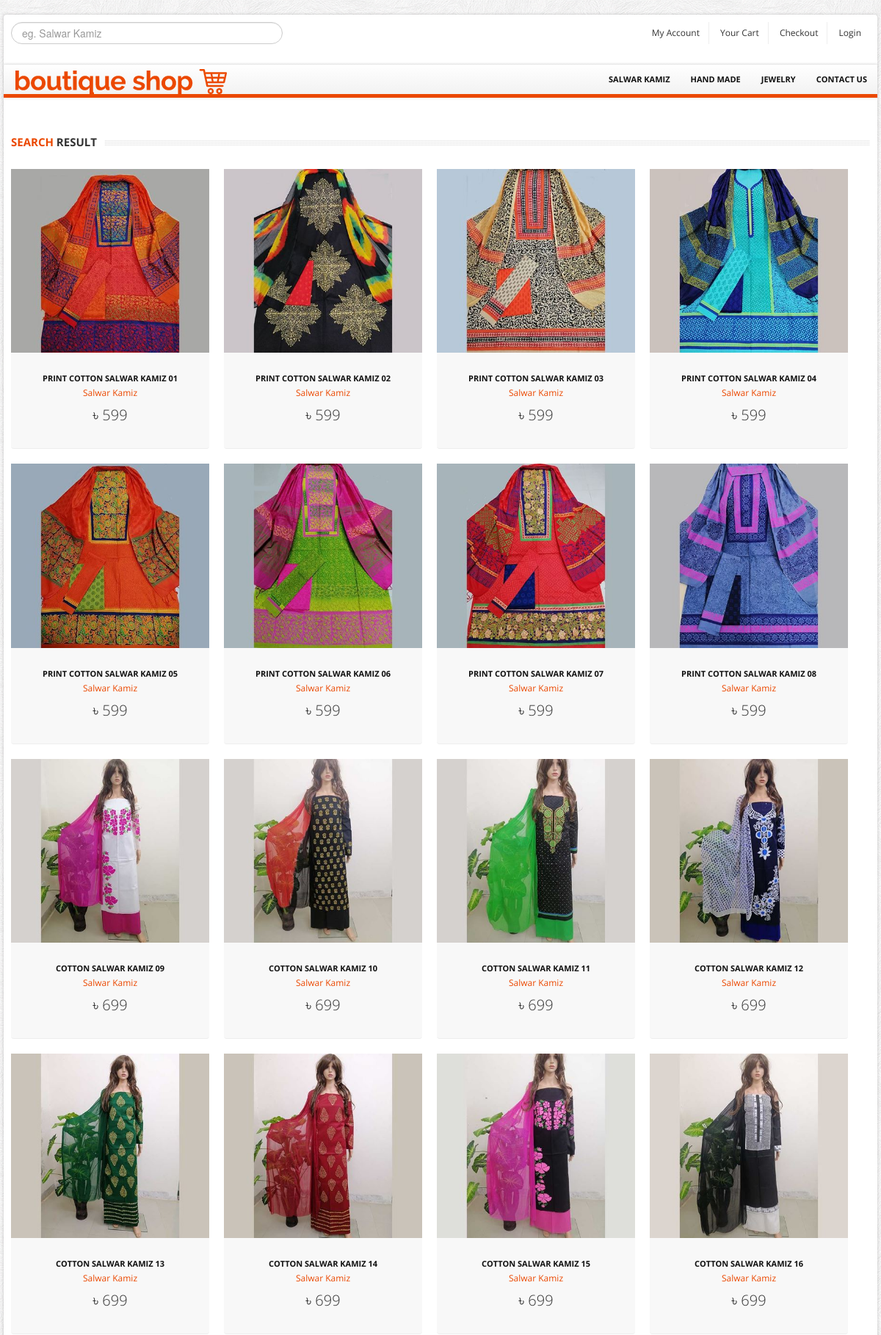
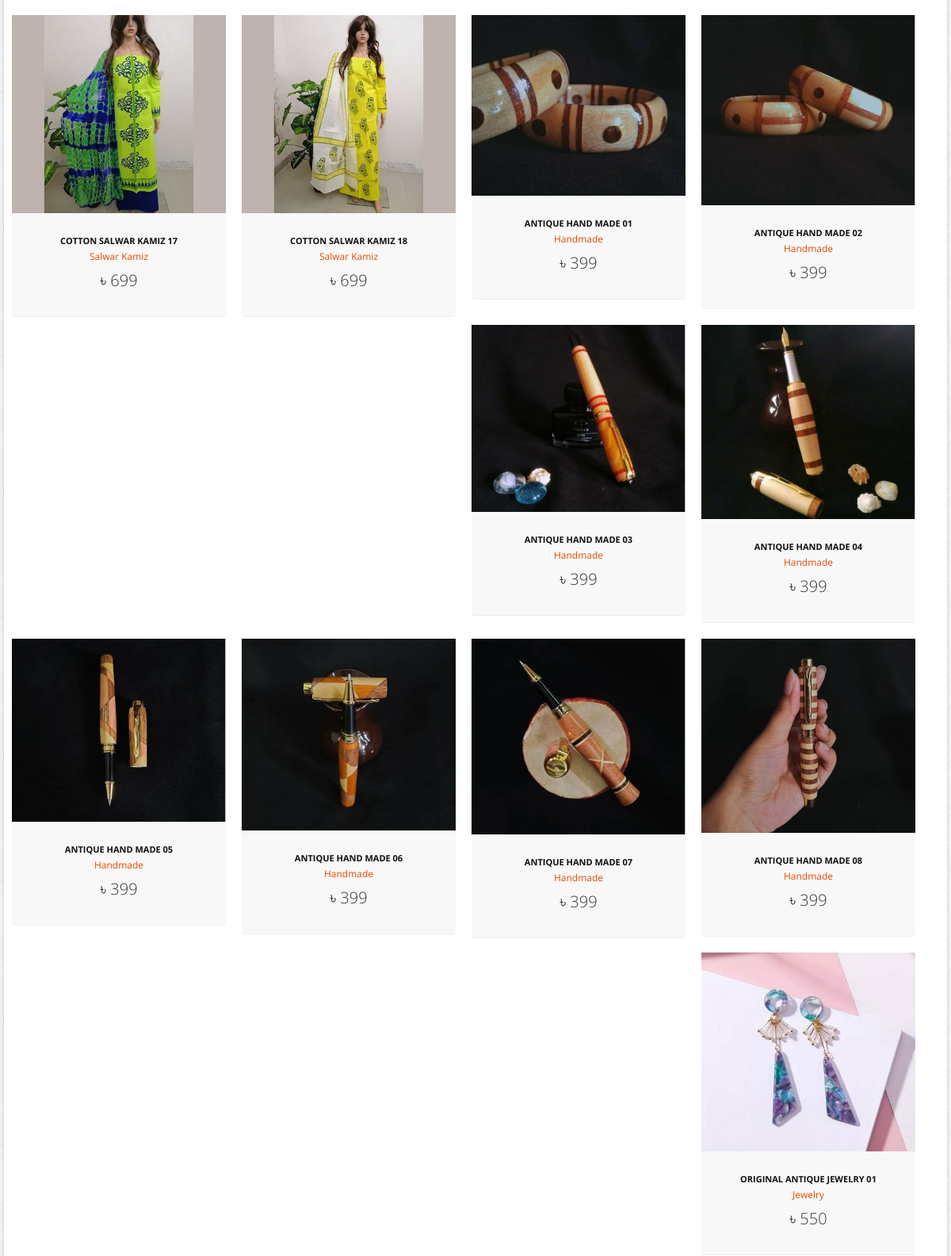
Screenshot of /search.php (upper part) with the database file from the repository (2 pictures, top to bottom).
### tables this page shows
CREATE TABLE `product` (
  `id` int(11) NOT NULL,
  `name` varchar(100) NOT NULL,
  `description` text NOT NULL,
  `price` varchar(10) NOT NULL,
  `category` varchar(20) NOT NULL,
  `photo` text NOT NULL
);

### search.php (the view, shortened to what this page needs)
<?php
	$search = $_GET['search'];
	include 'db.php';
    $query              = "SELECT * FROM product WHERE name like '%$search%' OR category like '%$search%'";
    $stmt               = $db->prepare($query);
    $result             = $stmt->execute();
?>
<!DOCTYPE html>
<html lang="en">
	<head>
		<link href="bootstrap/css/bootstrap.min.css" rel="stylesheet">
		<link href="bootstrap/css/bootstrap-responsive.min.css" rel="stylesheet">
		<link href="themes/css/bootstrappage.css" rel="stylesheet"/>
		<link href="themes/css/flexslider.css" rel="stylesheet"/>
		<link href="themes/css/main.css" rel="stylesheet"/>
	</head>
    <body>
		<div id="top-bar" class="container">
			<div class="row">
				<div class="span4" style="color: #000;">
					<form method="get" action="search.php">
						<input type="text" name="search" class="input-block-level search-query" Placeholder="eg. Salwar Kamiz">
					</form>
				</div>
				<div class="span8">
					<div class="account pull-right">
						<ul class="user-menu">
							<li><a href="profile.php">My Account</a></li>
							<li><a href="cart.php">Your Cart</a></li>
							<li><a href="checkout.php">Checkout</a></li>
							<li><a href="register.php">Login</a></li>
						</ul>
					</div>
				</div>
			</div>
		</div>
		<div id="wrapper" class="container">
			<section class="navbar main-menu">
				<div class="navbar-inner main-menu">
					<a href="index.php" class="logo pull-left"><img src="themes/images/logo.png" class="site_logo" alt=""></a>
					<nav id="menu" class="pull-right">
						<ul>
							<li><a href="salwar_kamiz.php">Salwar Kamiz</a></li>
							<li><a href="hand_made.php">Hand Made</a></li>
							<li><a href="jewelry.php">Jewelry</a></li>
							<li><a href="contact.php">Contact Us</a></li>
						</ul>
					</nav>
				</div>
			</section>
			<br><br>
			<section class="main-content">
				<div class="row">
					<div class="span12">
						<div class="row">
							<div class="span12">
								<h4 class="title">
									<span class="pull-left"><span class="text"><span class="line"><strong>Search </strong>Result</span></span></span>
								</h4>
								<div class="myCarousel carousel slide">
									<div class="carousel-inner">
										<div class="active item">
											<ul class="thumbnails">									<?php while($row  = $stmt->fetch()){?>
												<li class="span3">
													<div class="product-box">
														<span class="sale_tag"></span>
														<p><a href="product_details.php?pid=<?php echo $row['id'];?>"><img src="admin/assets/product-image/<?php echo $row['photo'];?>" alt="" /></a></p>
														<a href="product_details.php?pid=<?php echo $row['id'];?>" class="title"><?php echo $row['name'];?></a><br/>
														<a href="product_details.php?pid=<?php echo $row['id'];?>" class="category"><?php echo $row['category'];?></a>
														<p class="price">৳ <?php echo $row['price'];?></p>
													</div>
												</li>
												<?php } ?>
											</ul>
										</div>
									</div>
								</div>
							</div>
						</div>
					</div>
				</div>
			</section>
		</div>
    </body>
</html>

### themes/css/main.css (style rules this page uses)
body { font-size: 12px; font-family: 'Open Sans', arial, tahoma, sans-serif; background:url(../images/bg.png) repeat 0 0 fixed; }
label, input, button, select, textarea { font-size: 12px; }
ul li a,a { color:#333; outline:0; -webkit-transition: all 0.2s linear; -moz-transition: all 0.2s linear; -o-transition: all 0.2s linear; -ms-transition: all 0.2s linear; transition: all 0.2s linear; }
a { color:#eb4800; }
.myCarousel.carousel { margin-bottom:0; }
#wrapper,#top-bar { background: #fff; margin: 20px auto 20px auto; box-shadow: 0px 0px 4px 0px rgba(0, 0, 0, 0.2); -moz-box-shadow: 0px 0px 4px 0px rgba(0, 0, 0, 0.2); -webkit-box-shadow: 0px 0px 4px 0px rgba(0, 0, 0, 0.2); padding:0px 10px; }
section.homepage-slider, section.navbar, section.google_map, section#footer-bar, section#copyright { margin-left: -10px; margin-right: -10px; }
#top-bar { background-color:#fff; padding:10px; margin: 20px auto -22px auto; -webkit-border-radius: 4px; -moz-border-radius: 4px; border-radius: 4px; }
#top-bar .user-menu { margin: 0; padding: 0; list-style: none; }
#top-bar .user-menu li { display: inline-block; *display: inline; zoom: 1; border-right: 1px solid #eee; padding: 5px 12px; }
#top-bar .user-menu li:last-child { border-right:0; }
section.navbar { margin-bottom:0; }
.navbar-inner.main-menu { height: 40px; padding-left:10px; padding-right:0; border-right: 0; border-left: 0; border-top: 0; border-bottom:5px solid #eb4800; -webkit-border-radius: 0; -moz-border-radius: 0; border-radius: 0; filter: none; }
.navbar-inner.main-menu a.logo { position:absolute; }
#menu > ul { display: block; margin-left:0; }
#menu > ul > li { list-style: none; float: left; position: relative; margin-right: 0px; }
#menu > ul > li > a { font-size: 11px; color: #111; display: block; text-transform: uppercase; font-weight: bold; text-align: center; padding: 10px 14px; }
.product-box { text-align:center; padding-bottom:15px; position: relative; background-color:#f8f8f8; border-radius: 4px; -moz-border-radius: 4px; -webkit-border-radius: 4px; border-bottom:1px solid #eee; }
.product-box span.sale_tag { background: url(../images/sprites.png) no-repeat scroll 0 0 transparent; height: 54px; position: absolute; width: 55px; z-index: 100; top:0; left:0; }
.product-box img { overflow:hidden; }
.product-box a.title { text-transform:uppercase; color:#111111; display:inline-block; font-weight:bold; font-size:11px; margin:15px 0 0px 0; }
.product-box a.category { color:#eb4800; }
.product-box p.price { font-size:20px; font-weight:300; padding:10px 0; }
h4.title { background: url(../images/line_bar.png) 0 8px repeat-x; padding-bottom:5px; margin-bottom:15px; overflow:hidden; text-transform:uppercase; font-size:15px; min-height:27px; width:100%; }
h4.title strong { color:#eb4800; }
h4.title span.text { background-color:#fff; padding-right:10px; }
._toggleMenu a { color:#fff; text-indent:10px; padding:5px 0; display:block; width:100%; }
._toggleMenu ul > li { text-transform:uppercase; }

### rows the page displays
product: photo (picture), name "PRINT COTTON SALWAR KAMIZ 01", category "Salwar Kamiz", price "599"
product: photo (picture), name "PRINT COTTON SALWAR KAMIZ 02", category "Salwar Kamiz", price "599"
product: photo (picture), name "PRINT COTTON SALWAR KAMIZ 03", category "Salwar Kamiz", price "599"
product: photo (picture), name "PRINT COTTON SALWAR KAMIZ 04", category "Salwar Kamiz", price "599"
product: photo (picture), name "PRINT COTTON SALWAR KAMIZ 05", category "Salwar Kamiz", price "599"
product: photo (picture), name "PRINT COTTON SALWAR KAMIZ 06", category "Salwar Kamiz", price "599"
product: photo (picture), name "PRINT COTTON SALWAR KAMIZ 07", category "Salwar Kamiz", price "599"
product: photo (picture), name "PRINT COTTON SALWAR KAMIZ 08", category "Salwar Kamiz", price "599"
product: photo (picture), name "COTTON SALWAR KAMIZ 09", category "Salwar Kamiz", price "699"
product: photo (picture), name "COTTON SALWAR KAMIZ 10", category "Salwar Kamiz", price "699"
product: photo (picture), name "COTTON SALWAR KAMIZ 11", category "Salwar Kamiz", price "699"
product: photo (picture), name "COTTON SALWAR KAMIZ 12", category "Salwar Kamiz", price "699"
product: photo (picture), name "COTTON SALWAR KAMIZ 13", category "Salwar Kamiz", price "699"
product: photo (picture), name "COTTON SALWAR KAMIZ 14", category "Salwar Kamiz", price "699"
product: photo (picture), name "COTTON SALWAR KAMIZ 15", category "Salwar Kamiz", price "699"
product: photo (picture), name "COTTON SALWAR KAMIZ 16", category "Salwar Kamiz", price "699"
product: photo (picture), name "COTTON SALWAR KAMIZ 17", category "Salwar Kamiz", price "699"
product: photo (picture), name "COTTON SALWAR KAMIZ 18", category "Salwar Kamiz", price "699"
product: photo (picture), name "ANTIQUE HAND MADE 01", category "Handmade", price "399"
product: photo (picture), name "ANTIQUE HAND MADE 02", category "Handmade", price "399"
product: photo (picture), name "ANTIQUE HAND MADE 03", category "Handmade", price "399"
product: photo (picture), name "ANTIQUE HAND MADE 04", category "Handmade", price "399"
product: photo (picture), name "ANTIQUE HAND MADE 05", category "Handmade", price "399"
product: photo (picture), name "ANTIQUE HAND MADE 06", category "Handmade", price "399"
product: photo (picture), name "ANTIQUE HAND MADE 07", category "Handmade", price "399"
product: photo (picture), name "ANTIQUE HAND MADE 08", category "Handmade", price "399"
product: photo (picture), name "ORIGINAL ANTIQUE JEWELRY 01", category "Jewelry", price "550"
